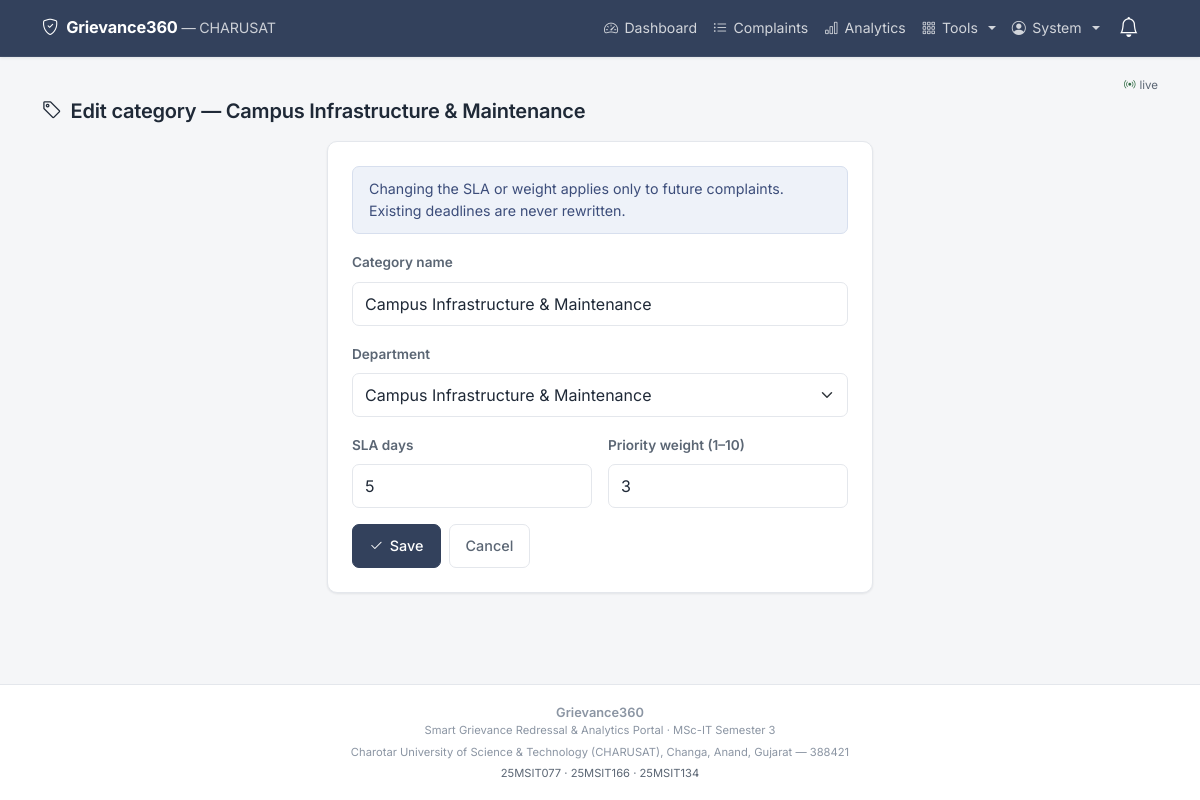
Screenshot of /admin/categories/1/edit (signed in) with the database file from the repository.
### tables this page shows
CREATE TABLE users (
    id             INTEGER PRIMARY KEY AUTOINCREMENT,
    name           TEXT NOT NULL,
    email          TEXT NOT NULL UNIQUE,
    password_hash  TEXT NOT NULL,
    role           TEXT NOT NULL DEFAULT 'student'
                   CHECK (role IN ('student','staff','admin')),
    department_id  INTEGER,
    enrollment_no  TEXT,
    phone          TEXT,
    is_active      INTEGER NOT NULL DEFAULT 1,
    reset_token    TEXT,
    reset_expires  TEXT,
    created_at     TEXT NOT NULL, photo TEXT, program TEXT, student_department TEXT, semester TEXT,
    FOREIGN KEY (department_id) REFERENCES departments(id)
);

CREATE TABLE categories (
    id              INTEGER PRIMARY KEY AUTOINCREMENT,
    name            TEXT NOT NULL UNIQUE,
    department_id   INTEGER,
    sla_days        INTEGER NOT NULL DEFAULT 7,
    priority_weight INTEGER NOT NULL DEFAULT 1,
    created_at      TEXT NOT NULL,
    FOREIGN KEY (department_id) REFERENCES departments(id)
);

### app.py (the view, shortened to what this page needs)
@app.route("/admin/categories/<int:cat_id>/edit", methods=["GET", "POST"])
@login_required
@role_required("admin")
def admin_category_edit(cat_id):
    cat = db.query_one("SELECT * FROM categories WHERE id = %s", (cat_id,))
    if cat is None: abort(404)
    departments = db.query_all("SELECT id, name FROM departments ORDER BY name")
    return render_template("admin/category_form.html",
                           cat=cat, departments=departments, form={})

### app.py (called while the page is built)
@login_manager.user_loader
def load_user(user_id):
    row = db.query_one(
        "SELECT * FROM users WHERE id = %s AND is_active = 1", (user_id,)
    )
    return User(row) if row else None

def role_required(*roles):
    def decorator(view):
        @wraps(view)
        def wrapped(*args, **kwargs):
            if not current_user.is_authenticated:
                return login_manager.unauthorized()
            if current_user.role not in roles:
                flash("You do not have permission to open that page.", "danger")
                return redirect(url_for("index"))
            return view(*args, **kwargs)
        return wrapped
    return decorator

@app.context_processor
def inject_globals():
    now = helpers.now_str()
    return {
        "status_color": helpers.status_color,
        "pretty_date": helpers.pretty_date,
        "priority_label": helpers.priority_label,
        "is_breached": helpers.is_breached,
        "days_left": helpers.days_left,
        "ALL_STATUSES": config.STATUSES,
        "current_year": datetime.now().year,
        "now": now,
    }

### db.py (called while the page is built, shortened)
def _connect():
    if config.DB_ENGINE == "sqlite":
        raw = sqlite3.connect(config.SQLITE_PATH)
        raw.row_factory = sqlite3.Row          # lets us build dicts from rows
        raw.execute("PRAGMA foreign_keys = ON")  # SQLite needs this switched on
        return _SQLiteConnection(raw)

def get_db():
    if "db" not in g:
        g.db = _connect()
    return g.db

def query_all(sql, params=()):
    cursor = get_db().cursor()
    cursor.execute(sql, params)
    rows = cursor.fetchall()
    cursor.close()
    return rows

def query_one(sql, params=()):
    cursor = get_db().cursor()
    cursor.execute(sql, params)
    row = cursor.fetchone()
    cursor.close()
    return row

    def execute(self, sql, params=()):
        return self._cursor.execute(sql.replace("%s", "?"), params)

    def fetchone(self):
        row = self._cursor.fetchone()
        return dict(row) if row is not None else None

    def fetchall(self):
        return [dict(row) for row in self._cursor.fetchall()]

    def close(self):
        self._cursor.close()

    def cursor(self):
        return _SQLiteCursor(self._connection.cursor())

    def close(self):
        self._connection.close()

### helpers.py (called while the page is built)
def now_str():
    return datetime.now().strftime(DT_FORMAT)

### templates/admin/category_form.html (shortened to what this page needs)
{% extends "base.html" %}
{% block content %}
<div class="ge-page-head">
  <h4><i class="bi bi-tag me-1"></i> Edit category — {{ cat.name }}</h4>
</div>
<div class="row justify-content-center">
  <div class="col-12 col-md-6">
    <div class="ge-card p-4">
      <div class="alert alert-info mb-3">
        Changing the SLA or weight applies only to future complaints. Existing
        deadlines are never rewritten.
      </div>
      <form method="post">
        <div class="mb-3">
          <label class="form-label">Category name</label>
          <input type="text" class="form-control" name="name"
                 value="{{ form.get('name', cat.name) }}" required>
        </div>
        <div class="mb-3">
          <label class="form-label">Department</label>
          {% set cur = form.get('department_id', cat.department_id)|int %}
          <select class="form-select" name="department_id">
            {% for d in departments %}
              <option value="{{ d.id }}" {{ 'selected' if cur == d.id }}>{{ d.name }}</option>
            {% endfor %}
          </select>
        </div>
        <div class="row g-3 mb-3">
          <div class="col-6">
            <label class="form-label">SLA days</label>
            <input type="number" class="form-control" name="sla_days" min="1" max="365"
                   value="{{ form.get('sla_days', cat.sla_days) }}" required>
          </div>
          <div class="col-6">
            <label class="form-label">Priority weight (1–10)</label>
            <input type="number" class="form-control" name="priority_weight"
                   min="1" max="10"
                   value="{{ form.get('priority_weight', cat.priority_weight) }}" required>
          </div>
        </div>
        <div class="d-flex gap-2">
          <button class="btn btn-primary"><i class="bi bi-check2"></i> Save</button>
          <a href="{{ url_for('admin_categories') }}" class="btn btn-outline-secondary">Cancel</a>
        </div>
      </form>
    </div>
  </div>
</div>
{% endblock %}

### templates/base.html (shortened to what this page needs)
<!DOCTYPE html>
<html lang="en">
<head>
  <link href="https://cdn.jsdelivr.net/npm/bootstrap@5.3.3/dist/css/bootstrap.min.css" rel="stylesheet">
  <link href="https://cdn.jsdelivr.net/npm/bootstrap-icons@1.11.3/font/bootstrap-icons.css" rel="stylesheet">
  <link href="{{ url_for('static', filename='css/style.css') }}" rel="stylesheet">
</head>
<body>
<nav class="navbar navbar-expand-md navbar-dark ge-navbar sticky-top">
  <div class="container">
    <a class="navbar-brand fw-bold d-flex align-items-center gap-2"
       href="{{ url_for('index') }}">
      <i class="bi bi-shield-check"></i>
      <span>
        Grievance360
        <span class="d-none d-md-inline fw-normal small opacity-75">
          &mdash; CHARUSAT
        </span>
      </span>
    </a>
    {% if current_user.is_authenticated %}
    <div class="dropdown order-md-last ms-auto me-2">
      <button class="btn btn-link nav-link position-relative ge-tap"
              type="button" data-bs-toggle="dropdown" aria-expanded="false"
              aria-label="Notifications">
        <i class="bi bi-bell fs-5 text-white"></i>
      </button>
    </div>
    {% endif %}
    <div class="collapse navbar-collapse" id="mainNav">
      <ul class="navbar-nav ms-auto mb-2 mb-md-0 align-items-md-center">
        {% if current_user.is_authenticated %}
          {% if current_user.role == 'student' %}
            <li class="nav-item">
              <a class="nav-link ge-tap" href="{{ url_for('student_dashboard') }}">
                <i class="bi bi-grid"></i> My Complaints</a>
            </li>
            <li class="nav-item">
              <a class="nav-link ge-tap" href="{{ url_for('raise_complaint') }}">
                <i class="bi bi-plus-circle"></i> Raise Complaint</a>
            </li>
            <li class="nav-item">
              <a class="nav-link ge-tap" href="{{ url_for('kb_list') }}">
                <i class="bi bi-book"></i> Help</a>
            </li>
            <li class="nav-item">
              <a class="nav-link ge-tap" href="{{ url_for('announcements') }}">
                <i class="bi bi-megaphone"></i> Notices</a>
            </li>
            <li class="nav-item">
              <a class="nav-link ge-tap" href="{{ url_for('profile') }}">
                <i class="bi bi-person-circle"></i> Profile</a>
            </li>
          {% elif current_user.role == 'admin' %}
            <li class="nav-item">
              <a class="nav-link ge-tap" href="{{ url_for('admin_dashboard') }}">
                <i class="bi bi-speedometer2"></i> Dashboard</a>
            </li>
            <li class="nav-item">
              <a class="nav-link ge-tap" href="{{ url_for('admin_complaints') }}">
                <i class="bi bi-list-ul"></i> Complaints</a>
            </li>
            <li class="nav-item">
              <a class="nav-link ge-tap" href="{{ url_for('admin_analytics') }}">
                <i class="bi bi-bar-chart"></i> Analytics</a>
            </li>
            <li class="nav-item dropdown">
              <a class="nav-link dropdown-toggle ge-tap" href="#" role="button"
                 data-bs-toggle="dropdown">
                <i class="bi bi-grid-3x3-gap"></i> Tools
              </a>
            </li>
          {% endif %}
          <li class="nav-item dropdown">
            <a class="nav-link dropdown-toggle ge-tap" href="#" role="button"
               data-bs-toggle="dropdown">
              <i class="bi bi-person-circle"></i>
              {{ current_user.name.split(' ')[0] }}
            </a>
          </li>
        {% endif %}
      </ul>
    </div>
  </div>
</nav>
<main class="container ge-main">
  {% if current_user.is_authenticated %}
  <div class="d-flex justify-content-end mb-1" style="min-height:18px">
    <span id="liveBar" class="d-inline-flex align-items-center gap-1"
          style="font-size:.72rem;color:var(--ge-muted,#64748b)">
      <i class="bi bi-broadcast text-success"></i>
      <span class="text-muted">live</span>
    </span>
  </div>
  {% endif %}
  {% block content %}{% endblock %}
</main>
<footer class="ge-footer no-print">
  <div class="container text-center">
    <div class="fw-semibold">Grievance360</div>
    <div class="small">
      Smart Grievance Redressal &amp; Analytics Portal &middot; MSc-IT Semester 3
    </div>
    <div class="small mt-1">
      Charotar University of Science &amp; Technology (CHARUSAT),
      Changa, Anand, Gujarat &mdash; 388421
    </div>
    <div class="small mt-1 text-muted">
      25MSIT077 &middot; 25MSIT166 &middot; 25MSIT134
    </div>
  </div>
</footer>
</body>
</html>

### static/css/style.css (style rules this page uses)
:root { --ge-ink: #1f2937; --ge-ink-soft: #5b6674; --ge-ink-faint: #8b95a3; --ge-primary: #33415c; --ge-primary-dark: #283346; --ge-accent: #5b6ea8; --ge-accent-soft: #eef1f8; --ge-bg: #f5f6f8; --ge-surface: #ffffff; --ge-line: #e4e7ec; --ge-line-soft: #eef0f3; --ge-radius: 10px; --ge-radius-sm: 7px; --ge-shadow: 0 1px 2px rgba(31, 41, 55, .05), 0 1px 3px rgba(31, 41, 55, .04); --ge-shadow-lift: 0 4px 12px rgba(31, 41, 55, .08); --ge-bottomnav-height: 60px; }
html, body { overflow-x: hidden; max-width: 100%; }
body { background-color: var(--ge-bg); color: var(--ge-ink); font-family: "Inter", -apple-system, BlinkMacSystemFont, "Segoe UI", Roboto, "Helvetica Neue", Arial, sans-serif; font-size: 15px; line-height: 1.55; -webkit-font-smoothing: antialiased; display: flex; flex-direction: column; min-height: 100vh; }
h1, h2, h3, h4, h5, h6 { font-weight: 600; letter-spacing: -.011em; color: var(--ge-ink); }
h4 { font-size: 1.25rem; }
a { color: var(--ge-accent); text-decoration: none; }
.text-muted { color: var(--ge-ink-soft) !important; }
.ge-main { flex: 1 0 auto; padding-top: .25rem; padding-bottom: 1.5rem; }
.ge-page-head { margin-bottom: 1.15rem; }
.ge-page-head h4 { margin-bottom: .15rem; }
input.form-control, select.form-select, textarea.form-control { font-size: 16px; min-height: 44px; border-color: var(--ge-line); border-radius: var(--ge-radius-sm); color: var(--ge-ink); }
.form-label { font-size: .85rem; font-weight: 600; color: var(--ge-ink-soft); }
.ge-tap, .btn { min-height: 44px; display: inline-flex; align-items: center; justify-content: center; gap: .4rem; }
.btn { border-radius: var(--ge-radius-sm); font-size: .9rem; font-weight: 500; padding: .45rem 1rem; }
.btn-primary { background-color: var(--ge-primary); border-color: var(--ge-primary); }
.btn-outline-secondary { color: var(--ge-ink-soft); border-color: var(--ge-line); }
.alert { border: 1px solid var(--ge-line); border-radius: var(--ge-radius-sm); font-size: .89rem; padding: .7rem 1rem; }
.alert-info { background: #eef2f9; border-color: #d7dfee; color: #3c4d7a; }
.ge-navbar { background: var(--ge-primary); border-bottom: 1px solid rgba(255, 255, 255, .06); box-shadow: 0 1px 3px rgba(31, 41, 55, .10); padding-top: .35rem; padding-bottom: .35rem; }
.ge-navbar .navbar-brand { font-size: 1.02rem; font-weight: 600; letter-spacing: -.01em; color: #fff; }
.ge-navbar .nav-link { color: rgba(255, 255, 255, .78); font-size: .88rem; border-radius: var(--ge-radius-sm); padding-left: .7rem; padding-right: .7rem; }
.ge-card { border: 1px solid var(--ge-line); border-radius: var(--ge-radius); box-shadow: var(--ge-shadow); background: var(--ge-surface); }
.text-success { color: #2f6b43 !important; }
.ge-footer { flex-shrink: 0; background: var(--ge-surface); border-top: 1px solid var(--ge-line); padding: 1.1rem 0; margin-top: 1.5rem; font-size: .8rem; color: var(--ge-ink-faint); }
@media (min-width: 1200px) { .ge-main.container { max-width: 1140px; } }

### rows the page displays
users: name "System"
categories: name "Campus Infrastructure & Maintenance", sla_days "5", priority_weight "3"

### other values shown
form field department_id "Campus Infrastructure & Maintenance"
